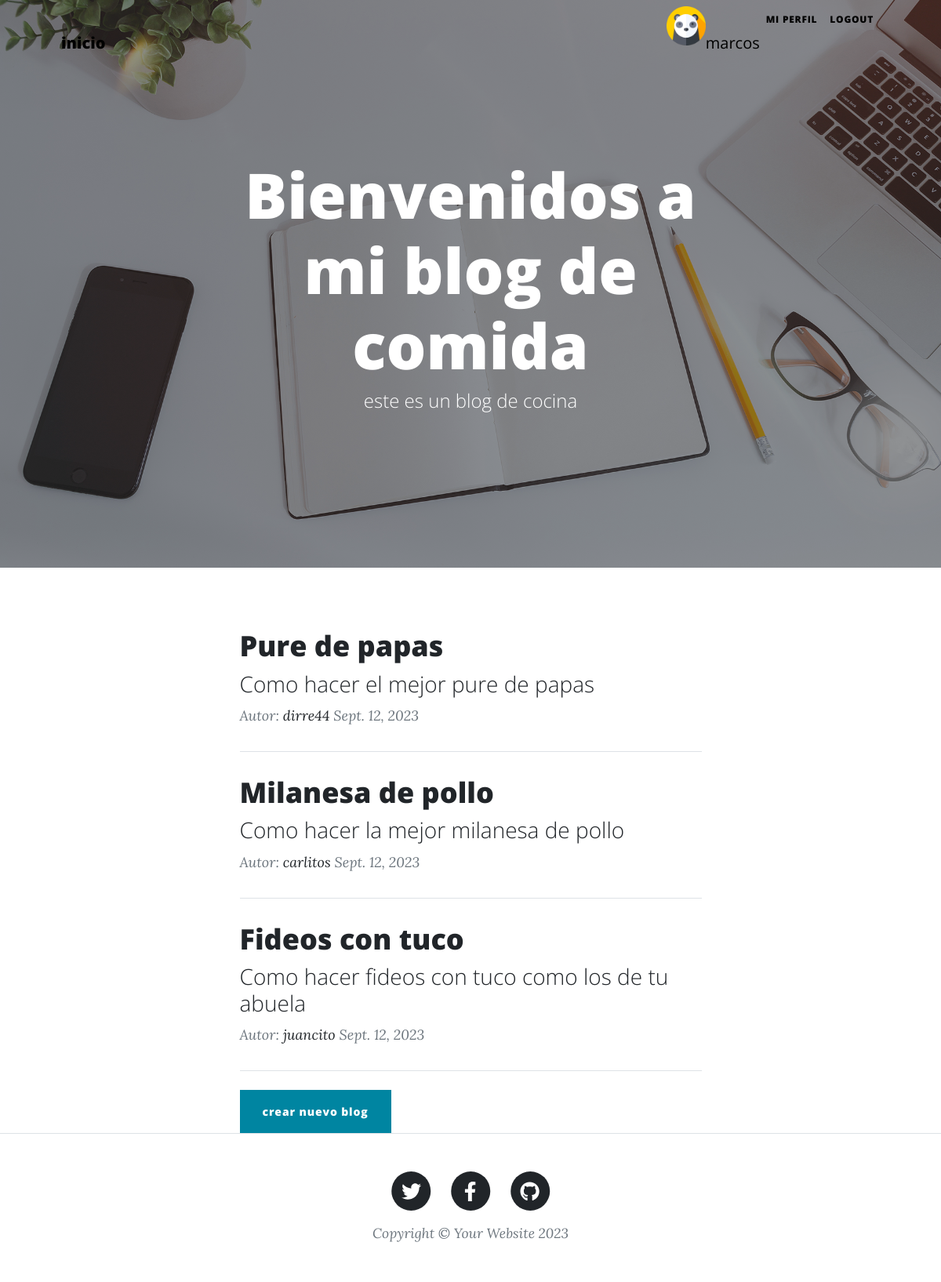
The page /blog/ (signed in) on the database its author committed.
### usuario/models.py (models this page shows, shortened)
class Perfil(models.Model):
    user=models.OneToOneField(User, on_delete=models.CASCADE)
    imagen=models.ImageField(upload_to='avatares', null=True, blank=True)
    descripcion=models.TextField(null=True, blank=True)

### blog/models.py (models this page shows, shortened)
class Blog(models.Model):
    titulo = models.CharField(max_length=100)
    subtitulo = models.CharField(max_length=100)
    cuerpo = models.TextField()
    fecha = models.DateField(auto_now_add=True)
    imagen = models.ImageField(upload_to='avatares', null=True, blank=True)
    autor = models.ForeignKey(User, on_delete=models.CASCADE)

### blog/views.py (the view)
# urls.py: path('', blog_mostrar_todos, name="blog_mostrar_todos"),
def blog_mostrar_todos(request):
    lista_blog=Blog.objects.all()
    return render (request, 'blog_listar.html', {'lista_blog':lista_blog, 'perfil':conseguir_perfil(request)})

### blog/views.py (called while the page is built)
def conseguir_perfil(request):
    if request.user.is_authenticated:
        perfil, created = Perfil.objects.get_or_create(user=request.user)
        if created==True:
            perfil.imagen = '/media/avatares/default_avatar.png'
            perfil.save()
        return perfil

### blog/templates/blog_listar.html (shortened to what this page needs)
{% extends "index.html" %}
{% load static %}
{% block titulo %} Bienvenidos a mi blog de comida {% endblock %}
{% block subtitulo %} este es un blog de cocina {% endblock %}
{% block blog %}
{% for blog in lista_blog %}
    <div class="post-preview">
        <a href="{% url 'app_blog:blog_mostrar_detalle' blog.id %}">
            <h2 class="post-title">{{ blog.titulo }}</h2>
            <h3 class="post-subtitle">{{ blog.subtitulo }}</h3>
        </a>
        <p class="post-meta">
            Autor:
            <a href="{% url 'app_user:user_perfil' blog.autor.id %}">{{ blog.autor }}</a>
            {{ blog.fecha }}
        </p>
    </div>
    <hr class="my-4" />
    {% endfor %}
    {% if user.is_authenticated %}
    <a class="btn btn-primary" href="{% url 'app_blog:blog_crear' %}">crear nuevo blog</a>
    {% endif %}
{% endblock %}

### blog/templates/index.html (shortened to what this page needs)
<!DOCTYPE html>
<html lang="en">
    <head>
        {% load static %}
        <link href="{% static 'blog/css/styles.css' %}" rel="stylesheet"/>
    </head>
    <body>
        <nav class="navbar navbar-expand-lg navbar-light" id="mainNav">
            <div class="container px-4 px-lg-5">
                <a class="navbar-brand" style="color: black;" href="{% url 'app_user:usuario_inicio' %}">inicio</a>
                <div class="collapse navbar-collapse" id="navbarResponsive">
                    <ul class="navbar-nav ms-auto py-4 py-lg-0">
                        {% if perfil.imagen %}
                        <img src= '{{ user.perfil.imagen.url }}' alt="Avatar" style="width:50px;height:50px;">
                        {% endif %}
                        {% if user.is_authenticated %}
                        <p style="color: black;">{{ user.username }}</p>
                        <li class="nav-item"><a class="nav-link" style="color: black;" href="{% url 'app_user:user_perfil' user_id=request.user.id %}">Mi perfil</a></li>
                        <li class="nav-item"><a class="nav-link" style="color: black;" href="{% url 'app_user:user_logout' %}">logout</a></li>
                        {% else %}
                        <li class="nav-item"><a class="nav-link" style="color: black;" href="{% url 'app_user:user_register' %}">registrar</a></li>
                        <li class="nav-item"><a class="nav-link" style="color: black;" href="{% url 'app_user:user_login' %}">Login</a></li>
                        {% endif %}
                    </ul>
                </div>
            </div>
        </nav>
        <header class="masthead" style="background-image: url('/static/blog/assets/img/home-bg.jpg')">
            <div class="container position-relative px-4 px-lg-5">
                <div class="row gx-4 gx-lg-5 justify-content-center">
                    <div class="col-md-10 col-lg-8 col-xl-7">
                        <div class="site-heading">
                            <h1>{% block titulo %} {% endblock %}</h1>
                            <span class="subheading">{% block subtitulo %} {% endblock %}</span>
                        </div>
                    </div>
                </div>
            </div>
        </header>
        <div class="container px-4 px-lg-5">
            <div class="row gx-4 gx-lg-5 justify-content-center">
                <div class="col-md-10 col-lg-8 col-xl-7">
                    {% block blog %} {% endblock %}
                </div>
            </div>
        </div>
        <footer class="border-top">
            <div class="container px-4 px-lg-5">
                <div class="row gx-4 gx-lg-5 justify-content-center">
                    <div class="col-md-10 col-lg-8 col-xl-7">
                        <ul class="list-inline text-center">
                            <li class="list-inline-item">
                                <a href="#!">
                                    <span class="fa-stack fa-lg">
                                        <i class="fas fa-circle fa-stack-2x"></i>
                                        <i class="fab fa-twitter fa-stack-1x fa-inverse"></i>
                                    </span>
                                </a>
                            </li>
                            <li class="list-inline-item">
                                <a href="#!">
                                    <span class="fa-stack fa-lg">
                                        <i class="fas fa-circle fa-stack-2x"></i>
                                        <i class="fab fa-facebook-f fa-stack-1x fa-inverse"></i>
                                    </span>
                                </a>
                            </li>
                            <li class="list-inline-item">
                                <a href="#!">
                                    <span class="fa-stack fa-lg">
                                        <i class="fas fa-circle fa-stack-2x"></i>
                                        <i class="fab fa-github fa-stack-1x fa-inverse"></i>
                                    </span>
                                </a>
                            </li>
                        </ul>
                        <div class="small text-center text-muted fst-italic">Copyright &copy; Your Website 2023</div>
                    </div>
                </div>
            </div>
        </footer>
    </body>
</html>

### rows shown on the page
Blog: titulo "Pure de papas", subtitulo "Como hacer el mejor pure de papas", autor "dirre44", fecha "Sept. 12, 2023"
Blog: titulo "Milanesa de pollo", subtitulo "Como hacer la mejor milanesa de pollo", autor "carlitos", fecha "Sept. 12, 2023"
Blog: titulo "Fideos con tuco", subtitulo "Como hacer fideos con tuco como los de tu abuela", autor "juancito", fecha "Sept. 12, 2023"

### other values the page prints
{{ user.username }} "marcos"
